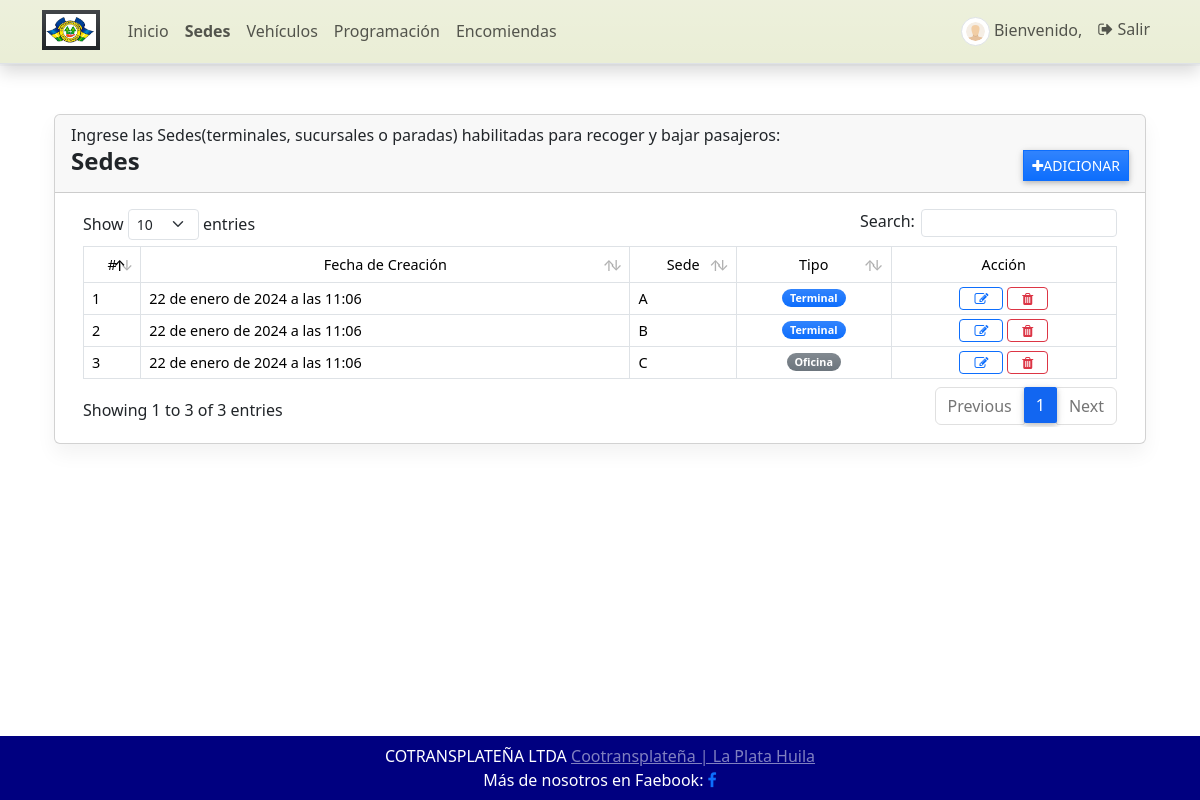
The page /sede (signed in) on the database as committed earlier.
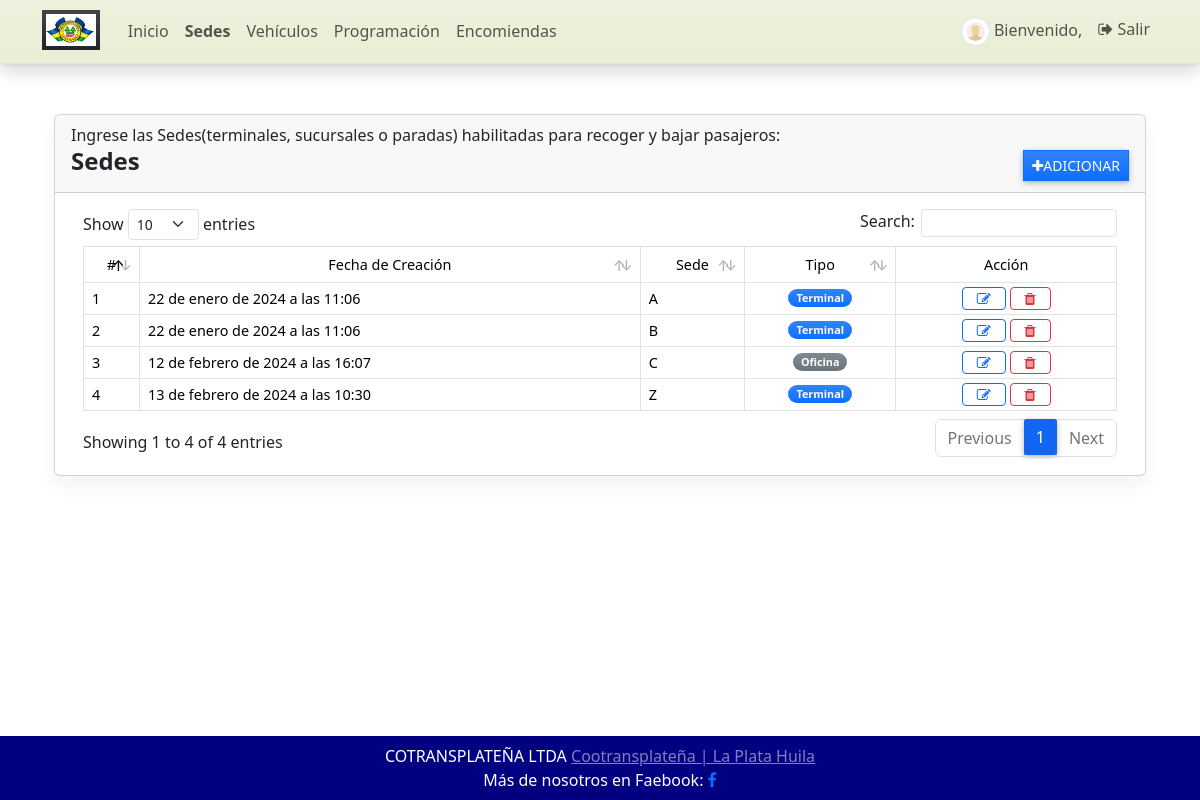
The same page on the database as committed later.
### GestorApp/models.py (models this page shows, shortened)
class Sede(models.Model):
    sede = models.CharField(max_length=250)
    tipo = models.CharField(max_length=2, choices=(('1','Terminal'),('2','Oficina'),('3','Paradero')), default='1')
    fecha_creado = models.DateTimeField(default=timezone.now)
    fecha_actualizado = models.DateTimeField(auto_now=True)

### GestorApp/views.py (the view)
# urls.py: path('sede', views.sede, name='sede-pagina'),
@login_required
def sede(request: HttpRequest):
    semaforo = {
        '1': 'bg-primary',
        '2': 'bg-secondary',
        '3': 'bg-success',
    }
    context['page_title'] = "Sedes"
    sedes = Sede.objects.all()
    context['sedes'] = sedes
    context['semaforo'] = semaforo
    return render(request, 'gestion/sede.html', context)

### GestorApp/forms.py
class ActualizarContrasena(PasswordChangeForm):
    old_password = forms.CharField(
        widget=forms.PasswordInput(attrs={'class': 'form-control form-control-sm rounded-0'}),
        label="Contraseña Anterior")
    new_password1 = forms.CharField(
        widget=forms.PasswordInput(attrs={'class': 'form-control form-control-sm rounded-0'}),
        label="Nueva Constraseña")
    new_password2 = forms.CharField(
        widget=forms.PasswordInput(attrs={'class': 'form-control form-control-sm rounded-0'}),
        label="Confirmar Nueva Contraseña")
    class Meta:
        model = User
        fields = ('old_password', 'new_password1', 'new_password2')

### GestorApp/templatetags/customfilter.py (called while the page is built)
@register.filter
def dict_key(d, k):
    return d[k]

### GestorApp/templates/gestion/sede.html (shortened to what this page needs)
{% extends 'core/base.html' %}
{% block Contenido %}
{% load customfilter %}
<div class="container-fluid">
       <div class="col-lg-12 col-md-12 col-sm-12 col-xs-12">
            <div class="card card-default table-responsive">
                <div class="card-header">
                    <h7>Ingrese las Sedes(terminales, sucursales o paradas) habilitadas para recoger y bajar pasajeros:</h7>
                    <div class="d-flex w-100 align-items-center justify-content-between">
                        <h4 class="card-title fw-bold text-wrap">Sedes</h4>
                        <div class="tools">
                            <button type="button" class="btn btn-primary rounded-0 bg-gradient btn-sm" id='adiccion'><i class="fa fa-plus"></i>Adicionar</button>
                        </div>
                    </div>
                </div>
                <div class="card-body">
                    <div class="container-fluid table-responsive" >
                        <table class="table table-bordered" id="sede-list">
                            <thead>
                            <tr class="bg-gradient bg-secondary bg-opacity-50 text-light">
                                <th class="px-2 py-2 text-center">#</th>
                                <th class="px-2 py-2 text-center">Fecha de Creación</th>
                                <th class="px-2 py-2 text-center">Sede</th>
                                <th class="px-2 py-2 text-center">Tipo</th>
                                <th class="px-2 py-2 text-center">Acción</th>
                            </tr>
                            </thead>
                            <tbody>
                            {% for sede in sedes %}
                                <tr>
                                    <td class="px-2 py-1 align-middle">{{ forloop.counter }}</td>
                                    <td class="px-2 py-1 align-middle">{{ sede.fecha_creado }}</td>
                                    <td class="px-2 py-1 align-middle">{{ sede.sede }}</td>
                                    <td class="px-1 py-1 align-middle text-center">
                                <span class="badge {{ semaforo|dict_key:sede.tipo}} bg-gradient rounded-pill px-2">
                                    {{ sede.get_tipo_display }}
                                </span>
                                    </td>
                                    <td class="px-2 py-1 align-middle text-center">
                                        <a class="btn btn-outline-primary btn-sm edit-data" href="javascript:void(0)" data-id="{{ sede.pk }}" title="Editar">
                                            <i class="fa fa-edit"></i>
                                        </a>
                                        <button class="btn btn-outline-danger btn-sm delete-data" type="button" data-id="{{ sede.pk }}" title="Eliminar">
                                            <i class="fa fa-trash"></i>
                                        </button>
                                    </td>
                                </tr>
                            {% endfor %}
                            </tbody>
                        </table>
                    </div>
                </div>
            </div>
        </div>
    </div>
{% endblock Contenido %}

Rows that differ between the two databases and show on the page:
removed Sede: fecha_creado "22 de enero de 2024 a las 11:06", sede "C", tipo "Oficina"
added Sede: fecha_creado "12 de febrero de 2024 a las 16:07", sede "C", tipo "Oficina"
added Sede: fecha_creado "13 de febrero de 2024 a las 10:30", sede "Z", tipo "Terminal"
Other text that changed with them:
text written by a page script: "Show entries Search: Showing 1 to 3 of 3 entries Previous 1 Next" → "Show entries Search: Showing 1 to 4 of 4 entries Previous 1 Next"
